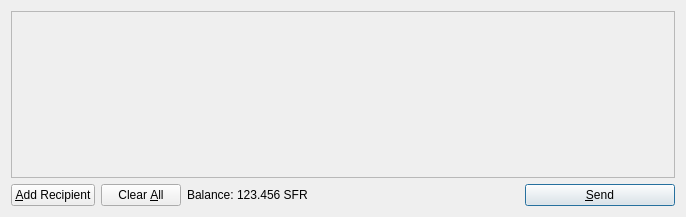
<?xml version="1.0" encoding="UTF-8"?>
<ui version="4.0">
 <class>SendCoinsDialog</class>
 <widget class="QDialog" name="SendCoinsDialog">
  <property name="geometry">
   <rect>
    <x>0</x>
    <y>0</y>
    <width>686</width>
    <height>217</height>
   </rect>
  </property>
  <property name="windowTitle">
   <string>Send Coins</string>
  </property>
  <layout class="QVBoxLayout" name="verticalLayout">
   <item>
    <widget class="QScrollArea" name="scrollArea">
     <property name="widgetResizable">
      <bool>true</bool>
     </property>
     <widget class="QWidget" name="scrollAreaWidgetContents">
      <property name="geometry">
       <rect>
        <x>0</x>
        <y>0</y>
        <width>666</width>
        <height>165</height>
       </rect>
      </property>
      <layout class="QVBoxLayout" name="verticalLayout_2">
       <property name="margin">
        <number>0</number>
       </property>
       <item>
        <layout class="QVBoxLayout" name="entries">
         <property name="spacing">
          <number>6</number>
         </property>
        </layout>
       </item>
       <item>
        <spacer name="verticalSpacer">
         <property name="orientation">
          <enum>Qt::Vertical</enum>
         </property>
         <property name="sizeHint" stdset="0">
          <size>
           <width>20</width>
           <height>40</height>
          </size>
         </property>
        </spacer>
       </item>
      </layout>
     </widget>
    </widget>
   </item>
   <item>
    <layout class="QHBoxLayout" name="horizontalLayout">
     <item>
      <widget class="QPushButton" name="addButton">
       <property name="toolTip">
        <string>Send to multiple recipients at once</string>
       </property>
       <property name="text">
        <string>&amp;Add Recipient</string>
       </property>
       <property name="icon">
        <iconset resource="../bitcoin.qrc">
         <normaloff>:/icons/add</normaloff>:/icons/add</iconset>
       </property>
       <property name="autoDefault">
        <bool>false</bool>
       </property>
      </widget>
     </item>
     <item>
      <widget class="QPushButton" name="clearButton">
       <property name="sizePolicy">
        <sizepolicy hsizetype="Minimum" vsizetype="Fixed">
         <horstretch>0</horstretch>
         <verstretch>0</verstretch>
        </sizepolicy>
       </property>
       <property name="toolTip">
        <string>Remove all transaction fields</string>
       </property>
       <property name="text">
        <string>Clear &amp;All</string>
       </property>
       <property name="icon">
        <iconset resource="../bitcoin.qrc">
         <normaloff>:/icons/remove</normaloff>:/icons/remove</iconset>
       </property>
       <property name="autoRepeatDelay">
        <number>300</number>
       </property>
       <property name="autoDefault">
        <bool>false</bool>
       </property>
      </widget>
     </item>
     <item>
      <layout class="QHBoxLayout" name="horizontalLayout_2">
       <property name="spacing">
        <number>3</number>
       </property>
       <item>
        <widget class="QLabel" name="label">
         <property name="text">
          <string>Balance:</string>
         </property>
        </widget>
       </item>
       <item>
        <widget class="QLabel" name="labelBalance">
         <property name="cursor">
          <cursorShape>IBeamCursor</cursorShape>
         </property>
         <property name="text">
          <string>123.456 SFR</string>
         </property>
         <property name="textInteractionFlags">
          <set>Qt::LinksAccessibleByMouse|Qt::TextSelectableByKeyboard|Qt::TextSelectableByMouse</set>
         </property>
        </widget>
       </item>
      </layout>
     </item>
     <item>
      <spacer name="horizontalSpacer">
       <property name="orientation">
        <enum>Qt::Horizontal</enum>
       </property>
       <property name="sizeHint" stdset="0">
        <size>
         <width>40</width>
         <height>20</height>
        </size>
       </property>
      </spacer>
     </item>
     <item>
      <widget class="QPushButton" name="sendButton">
       <property name="minimumSize">
        <size>
         <width>150</width>
         <height>0</height>
        </size>
       </property>
       <property name="toolTip">
        <string>Confirm the send action</string>
       </property>
       <property name="text">
        <string>&amp;Send</string>
       </property>
       <property name="icon">
        <iconset resource="../bitcoin.qrc">
         <normaloff>:/icons/send</normaloff>:/icons/send</iconset>
       </property>
       <property name="default">
        <bool>true</bool>
       </property>
      </widget>
     </item>
    </layout>
   </item>
  </layout>
 </widget>
 <resources>
  <include location="../bitcoin.qrc"/>
 </resources>
 <connections/>
</ui>
